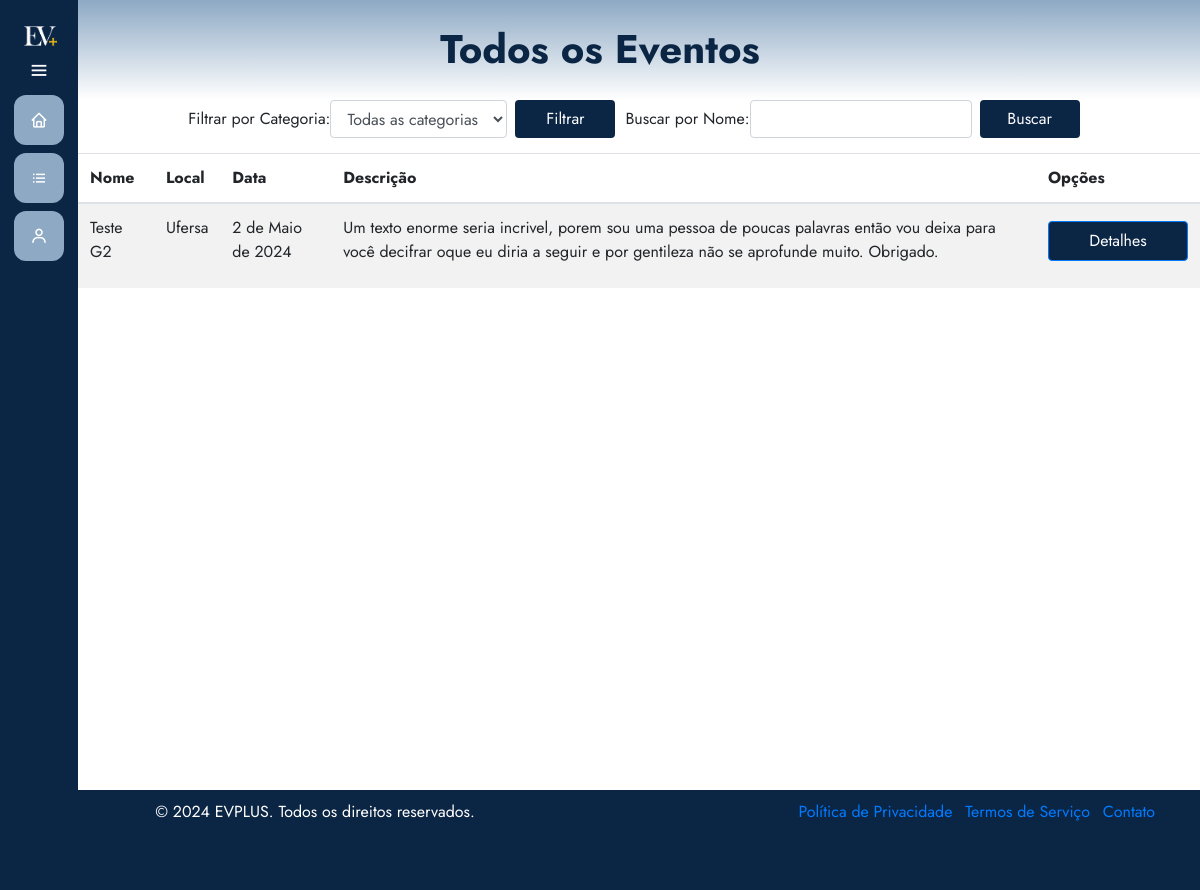
The app's page /eventos/todos-eventos/ with its own data.
### eventos/models.py (models this page shows, shortened)
class Evento(models.Model):
    user = models.ForeignKey(User, on_delete=models.CASCADE)
    clients = models.ManyToManyField(User, through='Inscricao', related_name='eventos')
    name = models.CharField(max_length=100)
    description = models.TextField()
    local = models.CharField(max_length=100)
    date = models.DateField()
    time = models.TimeField()
    category = models.CharField(max_length=100)
    banner = models.ImageField(null=True, blank=True, upload_to='banners/')
    limite_inscricoes = models.PositiveIntegerField(null=True, blank=True, verbose_name="Limite de Inscrições")
    finalizado = models.BooleanField(default=False)
    certificados = models.ManyToManyField(User, through='Certificado', related_name='eventos_certificados')

### eventos/views.py (the view)
# urls.py: path('todos-eventos/', views.listarTodosEventos, name='todos_eventos'),
def listarTodosEventos(request):
    exibir_sidebar = True
    categoria = request.GET.get('categoria')
    nome = request.GET.get('nome')
    eventosDisponiveis = Evento.objects.filter(finalizado=False)
    if categoria:
        eventosDisponiveis = eventosDisponiveis.filter(category=categoria)
    if nome:
        eventosDisponiveis = eventosDisponiveis.filter(name__icontains=nome)
    return render(request, 'todosEventos.html', {'eventos': eventosDisponiveis, 'exibir_sidebar': exibir_sidebar})

### eventos/templates/todosEventos.html (shortened to what this page needs)
{% extends 'base.html' %}
{% load static %}
{% block 'head' %}
    <link rel="stylesheet" href="{% static 'eventos/css/todosEventos.css' %}">
{% endblock %}
{% block 'dashboard' %}
    <div class="container">
        <div class="row">
            <div class="col-md-12">
                <form method="GET" action="{% url 'eventos:todos_eventos' %}" class="form-inline">
                    <div class="form-group mr-2">
                        <label for="categoria">Filtrar por Categoria:</label>
                        <select class="form-control" id="categoria" name="categoria">
                            <option value="">Todas as categorias</option>
                        </select>
                    </div>
                    <button type="submit" class="btn btn-filter">Filtrar</button>
                    <div class="form-group">
                        <label for="nome">Buscar por Nome:</label>
                        <input type="text" class="form-control mr-2" id="nome" name="nome">
                    </div>
                    <button type="submit" class="btn btn-filter">Buscar</button>
                </form>
            </div>
        <div class="row">
            <div class="col-md-12">
                <div class="panel panel-default">
                    <div class="panel-body">
                        <div class="table-responsive">
                            <table class="table table-striped">
                                <thead>
                                    <tr>
                                        <th>Nome</th>
                                        <th>Local</th>
                                        <th>Data</th>
                                        <th>Descrição</th>
                                        <th>Opções</th>
                                    </tr>
                                </thead>
                                <tbody>
                                    {% for evento in eventos %}
                                        <tr>
                                            <td>{{ evento.name }}</td>
                                            <td>{{ evento.local }}</td>
                                            <td>{{ evento.date }}</td>
                                            <td>{{ evento.description }}</td>
                                            <td>
                                                <a href="{% url 'eventos:detalhes_evento' evento.id %}" class="btn btn-primary">Detalhes</a>
                                            </td>
                                        </tr>
                                    {% endfor %}
                                </tbody>
                            </table>
                        </div>
                    </div>
                </div>
            </div>
        </div>
    </div>
{% endblock %}

### templates/static/general/css/base.css (style rules this page uses)
* { margin: 0; padding: 0; box-sizing: border-box; font-family: "Jost" , sans-serif; }

### templates/static/general/css/general.css (style rules this page uses)
:root { --main-color: #8da9c4; --dark-color: #0b2545; --light-color: #eef4ed; --contrast-color: #467afd; --differential-color: #134074; }

### templates/static/eventos/css/todosEventos.css (style rules this page uses)
.btn-primary { height: 40px; width: 140px; background-color: var(--dark-color); padding: 7px; margin-top: 5px; margin-bottom: 15px; }
.btn-filter { height: 38px; width: 100px; background-color: var(--dark-color); padding: 5px; color: white; margin-right: 10px; }
.form-inline { margint-top: 20px; margin-bottom: 15px; display: flex; justify-content: center; }

### records on screen
Evento: name "Teste G2", local "Ufersa", date "2 de Maio de 2024", description "Um texto enorme seria incrivel, porem sou uma pessoa de poucas palavras então vou deixa para você decifrar oque eu diria a seguir e por gentileza não se aprofunde muito. Obrigado."
